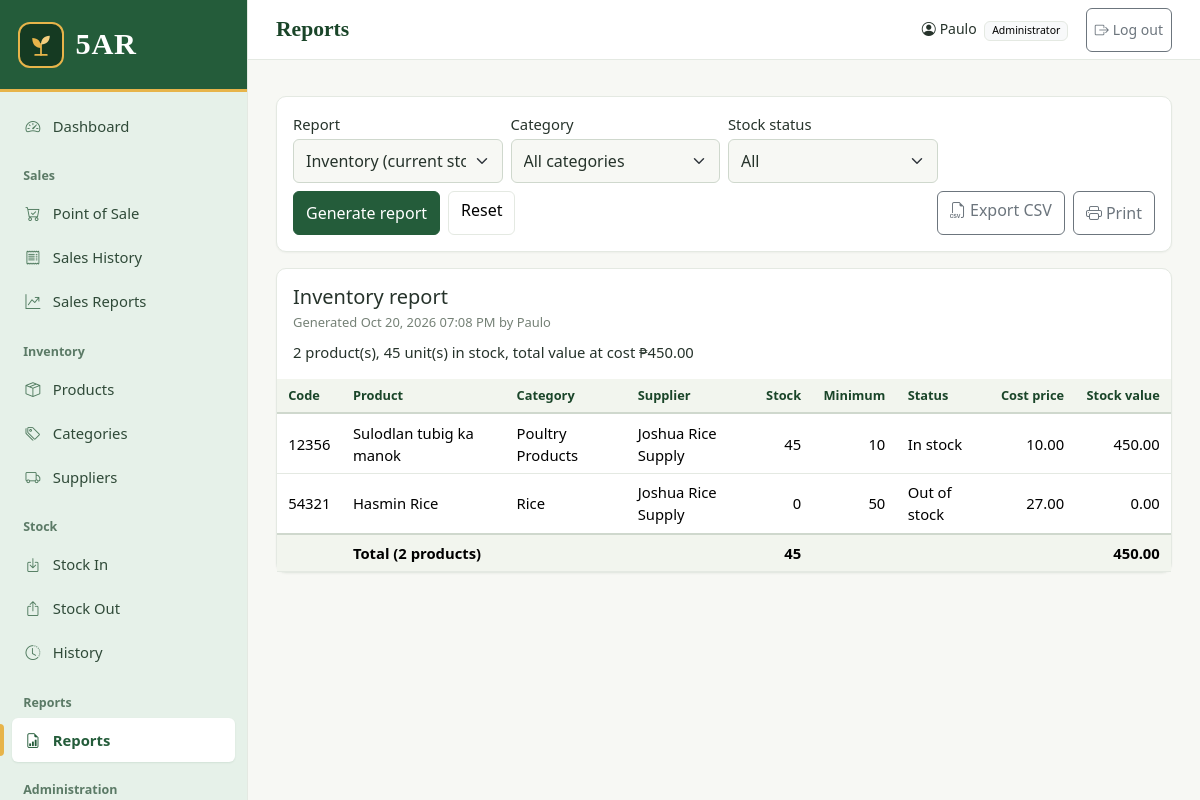
Page /reports/index.php (signed in) on the committed database.
### tables this page shows
CREATE TABLE `products` (
  `id` int(10) UNSIGNED NOT NULL,
  `sku` varchar(50) NOT NULL,
  `name` varchar(150) NOT NULL,
  `category_id` int(10) UNSIGNED NOT NULL,
  `supplier_id` int(10) UNSIGNED DEFAULT NULL,
  `description` text DEFAULT NULL,
  `image` varchar(255) DEFAULT NULL,
  `cost_price` decimal(10,2) NOT NULL DEFAULT 0.00,
  `selling_price` decimal(10,2) NOT NULL DEFAULT 0.00,
  `quantity` decimal(12,3) NOT NULL DEFAULT 0.000,
  `min_stock` int(11) NOT NULL DEFAULT 10,
  `created_at` datetime NOT NULL DEFAULT current_timestamp(),
  `updated_at` datetime NOT NULL DEFAULT current_timestamp() ON UPDATE current_timestamp(),
  `base_unit` varchar(30) NOT NULL DEFAULT 'pc',
  `base_allow_decimal` tinyint(1) NOT NULL DEFAULT 0,
  `multi_unit` tinyint(1) NOT NULL DEFAULT 0
);

CREATE TABLE `categories` (
  `id` int(10) UNSIGNED NOT NULL,
  `name` varchar(100) NOT NULL,
  `description` varchar(255) DEFAULT NULL,
  `created_at` datetime NOT NULL DEFAULT current_timestamp()
);

CREATE TABLE `suppliers` (
  `id` int(10) UNSIGNED NOT NULL,
  `name` varchar(120) NOT NULL,
  `contact_person` varchar(100) DEFAULT NULL,
  `phone` varchar(30) DEFAULT NULL,
  `email` varchar(120) DEFAULT NULL,
  `address` varchar(255) DEFAULT NULL,
  `created_at` datetime NOT NULL DEFAULT current_timestamp()
);

### reports/index.php (the view, shortened to what this page needs)
<?php
require_once __DIR__ . '/../includes/auth.php';
$report = (($_GET['report'] ?? '') === 'transactions') ? 'transactions' : 'inventory';
$headers = [];
$rows = [];
$numeric = [];
$footer = null;
$summary = '';
$title = '';
if ($report === 'inventory') {
    $title = 'Inventory report';
    $where = [];
    $types = '';
    $params = [];
    $whereSql = $where ? 'WHERE ' . implode(' AND ', $where) : '';
    $data = db_all(
        $conn,
        "SELECT p.sku, p.name, c.name AS category_name, s.name AS supplier_name,
                p.quantity, p.min_stock, p.cost_price, p.selling_price
         FROM products p
         JOIN categories c ON c.id = p.category_id
         LEFT JOIN suppliers s ON s.id = p.supplier_id
         $whereSql
         ORDER BY c.name, p.name",
        $types,
        $params
    );
    $headers = ['Code', 'Product', 'Category', 'Supplier', 'Stock', 'Minimum', 'Status', 'Cost price', 'Stock value'];
    $numeric = [4, 5, 7, 8];
    $totalUnits = 0;
    $totalValue = 0.0;
    foreach ($data as $r) {
        $value = $r['quantity'] * $r['cost_price'];
        $totalUnits += (int) $r['quantity'];
        $totalValue += $value;
        $rows[] = [
            $r['sku'], $r['name'], $r['category_name'], $r['supplier_name'] ?? '',
            (int) $r['quantity'], (int) $r['min_stock'],
            stock_status_label(stock_status((int) $r['quantity'], (int) $r['min_stock'])),
            number_format($r['cost_price'], 2), number_format($value, 2),
        ];
    }
    $footer = ['', 'Total (' . count($rows) . ' products)', '', '', $totalUnits, '', '', '', number_format($totalValue, 2)];
    $summary = count($rows) . ' product(s), ' . number_format($totalUnits) . ' unit(s) in stock, total value at cost ' . money($totalValue);
}
$filterText = [];
$exportQuery = http_build_query(array_merge($_GET, ['export' => 'csv']));
include __DIR__ . '/../includes/header.php';
?>
<div class="card mb-3 no-print">
    <div class="card-body">
        <form method="get" class="row g-2 align-items-end">
            <div class="col-md-3">
                <label for="reportType" class="form-label">Report</label>
                <select class="form-select" id="reportType" name="report">
                    <option value="inventory"<?= selected($report, 'inventory') ?>>Inventory (current stock)</option>
                </select>
            </div>
            <div class="col-md-3">
                <label for="category" class="form-label">Category</label>
                <select class="form-select" id="category" name="category">
                    <option value="0">All categories</option>
                </select>
            </div>
            <div class="col-md-3 only-inventory">
                <label for="status" class="form-label">Stock status</label>
                <select class="form-select" id="status" name="status">
                    <option value="">All</option>
                </select>
            </div>
            <div class="col-12 d-flex flex-wrap gap-2">
                <button type="submit" class="btn btn-primary">Generate report</button>
                <a href="<?= e(url('reports/index.php')) ?>" class="btn btn-light border">Reset</a>
                <span class="ms-md-auto d-flex gap-2">
                    <a href="?<?= e($exportQuery) ?>" class="btn btn-outline-secondary"><i class="bi bi-filetype-csv me-1"></i>Export CSV</a>
                    <button type="button" class="btn btn-outline-secondary" data-print><i class="bi bi-printer me-1"></i>Print</button>
                </span>
            </div>
        </form>
    </div>
</div>
<div class="card report-sheet">
    <div class="card-body pb-0">
        <h2 class="h5 mb-1"><?= e($title) ?></h2>
        <div class="text-muted small">Generated <?= e(date('M d, Y h:i A')) ?> by <?= e($_SESSION['full_name']) ?><?= $filterText ? ' · ' . e(implode(' · ', $filterText)) : '' ?></div>
        <div class="mt-2 mb-3"><?= e($summary) ?></div>
    </div>
    <?php if (!$rows): ?>
        <?= empty_state('file-earmark-bar-graph', 'No data for this report', 'Change the filters or record some stock movements, then generate it again.') ?>
    <?php else: ?>
        <div class="table-responsive">
            <table class="table table-sm align-middle mb-0 report-table">
                <thead>
                    <tr><?php foreach ($headers as $i => $h): ?><th<?= in_array($i, $numeric, true) ? ' class="text-end"' : '' ?>><?= e($h) ?></th><?php endforeach; ?></tr>
                </thead>
                <tbody>
                <?php foreach ($rows as $r): ?>
                    <tr><?php foreach ($r as $i => $cell): ?><td<?= in_array($i, $numeric, true) ? ' class="text-end"' : '' ?>><?= e($cell) ?></td><?php endforeach; ?></tr>
                <?php endforeach; ?>
                </tbody>
                <?php if ($footer): ?>
                <tfoot>
                    <tr class="fw-semibold"><?php foreach ($footer as $i => $cell): ?><td<?= in_array($i, $numeric, true) ? ' class="text-end"' : '' ?>><?= e($cell) ?></td><?php endforeach; ?></tr>
                </tfoot>
                <?php endif; ?>
            </table>
        </div>
    <?php endif; ?>
</div>
<?php include __DIR__ . '/../includes/footer.php'; ?>

### assets/css/style.css (style rules this page uses)
:root { --forest: #245c3a; --forest-dark: #1a4529; --forest-deep: #153a22; --leaf: #3d8b50; --leaf-dark: #2f7141; --gold: #e7b44a; --gold-dark: #b8872a; --gold-soft: #fbf1d8; --bg: #f7f8f4; --surface: #ffffff; --surface-alt: #f2f5ee; --border: #e4e9e2; --border-strong: #cfd8cd; --text: #26332b; --muted: #758176; --side-text: #cfe0d3; --side-muted: #8fae98; --success: #2f7141; --warning: #8a5d00; --danger: #a63d3d; --navy: var(--forest); --navy-dark: var(--forest-dark); --navy-text: var(--side-text); --navy-muted: var(--side-muted); --accent: var(--forest); --accent-dark: var(--forest-dark); --radius: 6px; --radius-lg: 10px; --shadow-sm: 0 1px 2px rgba(38, 51, 43, 0.05); --shadow-md: 0 6px 20px rgba(21, 58, 34, 0.22); --sidebar-width: 248px; --topbar-height: 60px; --touch: 2.75rem; --font-display: Georgia, "Iowan Old Style", "Palatino Linotype", serif; --bs-body-bg: var(--bg); --bs-body-color: var(--text); --bs-border-color: var(--border); --bs-secondary-color: var(--muted); --bs-primary-rgb: 36, 92, 58; --bs-success-rgb: 47, 113, 65; --bs-warning-rgb: 231, 180, 74; --bs-danger-rgb: 166, 61, 61; --bs-link-color-rgb: 36, 92, 58; --bs-success-bg-subtle: #e4f1e7; --bs-success-border-subtle: #b8d8c0; --bs-success-text-emphasis: #1f5230; --bs-warning-bg-subtle: #fbf1d8; --bs-warning-border-subtle: #f0d697; --bs-warning-text-emphasis: #7a5200; --bs-danger-bg-subtle: #f8e6e6; --bs-danger-border-subtle: #e6bcbc; --bs-danger-text-emphasis: #7d2d2d; --bs-info-bg-subtle: #e6f0ea; --bs-info-border-subtle: #c3d9ca; --bs-info-text-emphasis: #245c3a; }
*, *::before, *::after { box-sizing: border-box; }
html { -webkit-text-size-adjust: 100%; }
body { background: var(--bg); color: var(--text); font-family: "Segoe UI", system-ui, -apple-system, Roboto, "Helvetica Neue", Arial, sans-serif; font-size: 0.925rem; line-height: 1.5; }
a { color: var(--forest); text-decoration: none; }
.card { background: var(--surface); border: 1px solid var(--border); border-radius: var(--radius-lg); box-shadow: var(--shadow-sm); }
.card-body { padding: 1rem; }
.btn { min-height: var(--touch); border-radius: var(--radius); font-weight: 500; }
.btn-primary { --bs-btn-color: #fff; --bs-btn-bg: var(--forest); --bs-btn-border-color: var(--forest); --bs-btn-hover-color: #fff; --bs-btn-hover-bg: var(--forest-dark); --bs-btn-hover-border-color: var(--forest-dark); --bs-btn-active-color: #fff; --bs-btn-active-bg: var(--forest-deep); --bs-btn-active-border-color: var(--forest-deep); --bs-btn-disabled-bg: var(--forest); --bs-btn-disabled-border-color: var(--forest); --bs-btn-focus-shadow-rgb: 61, 139, 80; }
.btn-light { --bs-btn-bg: var(--surface); --bs-btn-border-color: var(--border-strong); --bs-btn-hover-bg: var(--surface-alt); --bs-btn-hover-border-color: var(--border-strong); }
.form-control, .form-select, .form-control-sm, .form-select-sm { min-height: var(--touch); border-radius: var(--radius); border-color: var(--border-strong); font-size: 1rem; }
.form-label { font-weight: 500; margin-bottom: 0.25rem; }
.table { --bs-table-bg: transparent; --bs-table-hover-bg: #f3f7f0; }
.table-responsive { -webkit-overflow-scrolling: touch; background: linear-gradient(to right, var(--surface) 30%, rgba(255, 255, 255, 0)) left center / 1.5rem 100% no-repeat local, linear-gradient(to left, var(--surface) 30%, rgba(255, 255, 255, 0)) right center / 1.5rem 100% no-repeat local, linear-gradient(to right, rgba(38, 51, 43, 0.16), rgba(38, 51, 43, 0)) left center / 0.5rem 100% no-repeat scroll, linear-gradient(to left, rgba(38, 51, 43, 0.16), rgba(38, 51, 43, 0)) right center / 0.5rem 100% no-repeat scroll; }
.table thead th { background: var(--surface-alt); color: var(--forest-dark); font-size: 0.8rem; font-weight: 600; border-bottom: 2px solid var(--border-strong); white-space: nowrap; }
.table td, .table th { padding: 0.7rem 0.85rem; }
.table td.text-end, .table th.text-end { font-variant-numeric: tabular-nums; }
.report-table td, .report-table th { padding: 0.45rem 0.7rem; }
.report-table tfoot td { background: var(--surface-alt); border-top: 2px solid var(--border-strong); }

### rows in the picture
products: sku "12356", name "Sulodlan tubig ka manok", category.name "Poultry Products", supplier.name "Joshua Rice Supply", quantity "45", min_stock "10", cell "In stock", cost_price "10.00", cell "450.00"
products: sku "54321", name "Hasmin Rice", category.name "Rice", supplier.name "Joshua Rice Supply", quantity "0", min_stock "50", cell "Out of stock", cost_price "27.00", cell "0.00"

### other values in the picture
BRAND_SHORT "5AR"
$label "Dashboard Point of Sale Sales History Sales Reports Products Categories Suppliers Stock In Stock Out History Reports"
$_SESSION['full_name'] "Paulo"
$title "Inventory report"
$summary "2 product(s), 45 unit(s) in stock, total value at cost ₱450.00"
$h "Code"
$h "Product"
$h "Category"
$h "Supplier"
$h "Stock"
$h "Minimum"
$h "Status"
$h "Cost price"
$h "Stock value"
$cell "Total (2 products)"
